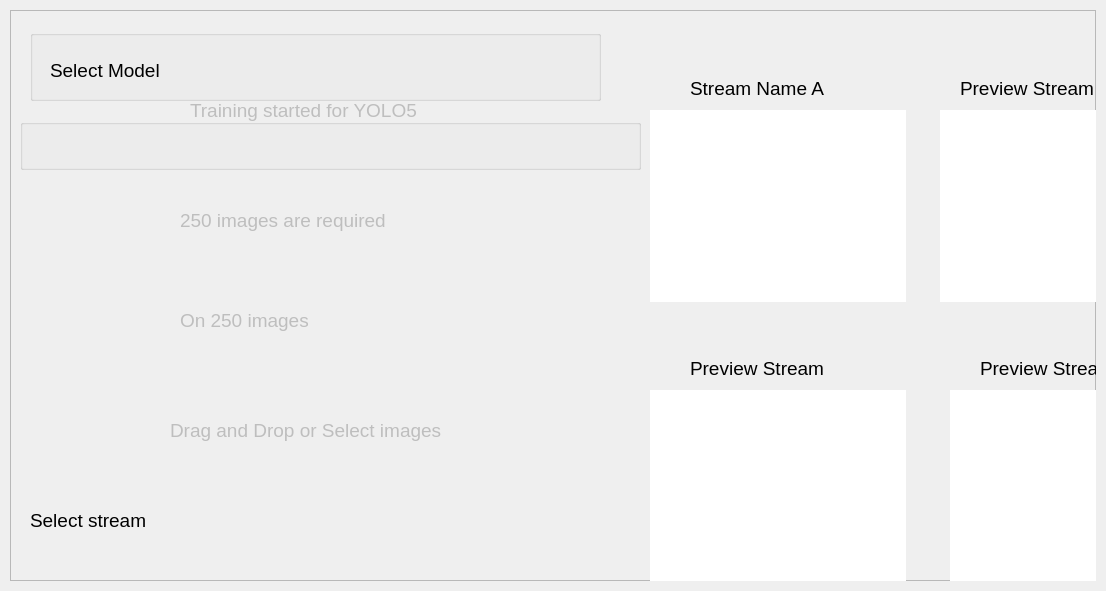
<?xml version="1.0" encoding="UTF-8"?>
<ui version="4.0">
 <class>MainPages</class>
 <widget class="QWidget" name="MainPages">
  <property name="geometry">
   <rect>
    <x>0</x>
    <y>0</y>
    <width>1106</width>
    <height>591</height>
   </rect>
  </property>
  <property name="windowTitle">
   <string>Form</string>
  </property>
  <layout class="QVBoxLayout" name="main_pages_layout">
   <property name="spacing">
    <number>0</number>
   </property>
   <property name="leftMargin">
    <number>5</number>
   </property>
   <property name="topMargin">
    <number>5</number>
   </property>
   <property name="rightMargin">
    <number>5</number>
   </property>
   <property name="bottomMargin">
    <number>5</number>
   </property>
   <item>
    <widget class="QStackedWidget" name="pages">
     <property name="currentIndex">
      <number>0</number>
     </property>
     <widget class="QWidget" name="page_1">
      <property name="styleSheet">
       <string notr="true">font-size: 14pt</string>
      </property>
      <layout class="QVBoxLayout" name="page_1_layout">
       <property name="spacing">
        <number>5</number>
       </property>
       <property name="leftMargin">
        <number>5</number>
       </property>
       <property name="topMargin">
        <number>5</number>
       </property>
       <property name="rightMargin">
        <number>5</number>
       </property>
       <property name="bottomMargin">
        <number>5</number>
       </property>
       <item>
        <widget class="QFrame" name="frame">
         <property name="frameShape">
          <enum>QFrame::StyledPanel</enum>
         </property>
         <property name="frameShadow">
          <enum>QFrame::Raised</enum>
         </property>
         <property name="lineWidth">
          <number>0</number>
         </property>
         <widget class="QFrame" name="frame_2">
          <property name="geometry">
           <rect>
            <x>10</x>
            <y>10</y>
            <width>621</width>
            <height>531</height>
           </rect>
          </property>
          <property name="frameShape">
           <enum>QFrame::NoFrame</enum>
          </property>
          <property name="frameShadow">
           <enum>QFrame::Raised</enum>
          </property>
          <property name="lineWidth">
           <number>0</number>
          </property>
          <widget class="QFrame" name="frame_load_images">
           <property name="enabled">
            <bool>false</bool>
           </property>
           <property name="geometry">
            <rect>
             <x>60</x>
             <y>180</y>
             <width>521</width>
             <height>301</height>
            </rect>
           </property>
           <property name="frameShape">
            <enum>QFrame::NoFrame</enum>
           </property>
           <property name="frameShadow">
            <enum>QFrame::Raised</enum>
           </property>
           <widget class="QLabel" name="label_3">
            <property name="geometry">
             <rect>
              <x>100</x>
              <y>0</y>
              <width>311</width>
              <height>41</height>
             </rect>
            </property>
            <property name="text">
             <string>&lt;html&gt;&lt;head/&gt;&lt;body&gt;&lt;p&gt;250 images are required&lt;/p&gt;&lt;/body&gt;&lt;/html&gt;</string>
            </property>
           </widget>
           <widget class="QWidget" name="verticalLayoutWidget">
            <property name="geometry">
             <rect>
              <x>90</x>
              <y>50</y>
              <width>251</width>
              <height>161</height>
             </rect>
            </property>
            <layout class="QVBoxLayout" name="circular_layout"/>
           </widget>
           <widget class="QLabel" name="label_8">
            <property name="geometry">
             <rect>
              <x>90</x>
              <y>210</y>
              <width>311</width>
              <height>41</height>
             </rect>
            </property>
            <property name="text">
             <string>&lt;html&gt;&lt;head/&gt;&lt;body&gt;&lt;p&gt;Drag and Drop or Select images&lt;/p&gt;&lt;/body&gt;&lt;/html&gt;</string>
            </property>
           </widget>
           <widget class="QWidget" name="horizontalLayoutWidget">
            <property name="geometry">
             <rect>
              <x>80</x>
              <y>240</y>
              <width>321</width>
              <height>49</height>
             </rect>
            </property>
            <layout class="QHBoxLayout" name="btn_layout_4"/>
           </widget>
          </widget>
          <widget class="QLabel" name="label">
           <property name="geometry">
            <rect>
             <x>30</x>
             <y>40</y>
             <width>121</width>
             <height>20</height>
            </rect>
           </property>
           <property name="text">
            <string>Select Model</string>
           </property>
          </widget>
          <widget class="QLabel" name="label_2">
           <property name="geometry">
            <rect>
             <x>10</x>
             <y>490</y>
             <width>131</width>
             <height>20</height>
            </rect>
           </property>
           <property name="text">
            <string>Select stream</string>
           </property>
          </widget>
          <widget class="QGroupBox" name="groupBox_1">
           <property name="geometry">
            <rect>
             <x>10</x>
             <y>10</y>
             <width>571</width>
             <height>71</height>
            </rect>
           </property>
           <property name="styleSheet">
            <string notr="true"/>
           </property>
           <property name="title">
            <string/>
           </property>
           <property name="flat">
            <bool>false</bool>
           </property>
           <property name="checkable">
            <bool>false</bool>
           </property>
           <property name="checked">
            <bool>false</bool>
           </property>
          </widget>
          <widget class="QGroupBox" name="groupBox_2">
           <property name="geometry">
            <rect>
             <x>0</x>
             <y>99</y>
             <width>621</width>
             <height>51</height>
            </rect>
           </property>
           <property name="title">
            <string/>
           </property>
          </widget>
          <widget class="QWidget" name="layoutWidget">
           <property name="geometry">
            <rect>
             <x>190</x>
             <y>30</y>
             <width>372</width>
             <height>49</height>
            </rect>
           </property>
           <layout class="QHBoxLayout" name="btn_layout_1">
            <property name="sizeConstraint">
             <enum>QLayout::SetDefaultConstraint</enum>
            </property>
            <property name="leftMargin">
             <number>1</number>
            </property>
            <property name="topMargin">
             <number>1</number>
            </property>
            <property name="rightMargin">
             <number>1</number>
            </property>
            <property name="bottomMargin">
             <number>1</number>
            </property>
           </layout>
          </widget>
          <widget class="QWidget" name="layoutWidget">
           <property name="geometry">
            <rect>
             <x>150</x>
             <y>490</y>
             <width>363</width>
             <height>30</height>
            </rect>
           </property>
           <layout class="QHBoxLayout" name="btn_layout_3"/>
          </widget>
          <widget class="QWidget" name="layoutWidget">
           <property name="geometry">
            <rect>
             <x>10</x>
             <y>110</y>
             <width>596</width>
             <height>30</height>
            </rect>
           </property>
           <layout class="QHBoxLayout" name="btn_layout_2"/>
          </widget>
          <widget class="QFrame" name="frame_train_model">
           <property name="enabled">
            <bool>false</bool>
           </property>
           <property name="geometry">
            <rect>
             <x>70</x>
             <y>70</y>
             <width>521</width>
             <height>301</height>
            </rect>
           </property>
           <property name="frameShape">
            <enum>QFrame::NoFrame</enum>
           </property>
           <property name="frameShadow">
            <enum>QFrame::Raised</enum>
           </property>
           <widget class="QLabel" name="label_11">
            <property name="geometry">
             <rect>
              <x>100</x>
              <y>0</y>
              <width>311</width>
              <height>41</height>
             </rect>
            </property>
            <property name="text">
             <string>&lt;html&gt;&lt;head/&gt;&lt;body&gt;&lt;p&gt;Training started for YOLO5&lt;/p&gt;&lt;/body&gt;&lt;/html&gt;</string>
            </property>
           </widget>
           <widget class="QWidget" name="verticalLayoutWidget_3">
            <property name="geometry">
             <rect>
              <x>90</x>
              <y>50</y>
              <width>251</width>
              <height>161</height>
             </rect>
            </property>
            <layout class="QVBoxLayout" name="circular_layout_3"/>
           </widget>
           <widget class="QLabel" name="label_12">
            <property name="geometry">
             <rect>
              <x>90</x>
              <y>210</y>
              <width>311</width>
              <height>41</height>
             </rect>
            </property>
            <property name="text">
             <string>&lt;html&gt;&lt;head/&gt;&lt;body&gt;&lt;p&gt;On 250 images&lt;/p&gt;&lt;/body&gt;&lt;/html&gt;</string>
            </property>
           </widget>
           <widget class="QWidget" name="horizontalLayoutWidget_3">
            <property name="geometry">
             <rect>
              <x>80</x>
              <y>240</y>
              <width>321</width>
              <height>49</height>
             </rect>
            </property>
            <layout class="QHBoxLayout" name="btn_layout_7"/>
           </widget>
          </widget>
          <zorder>label</zorder>
          <zorder>label_2</zorder>
          <zorder>groupBox_1</zorder>
          <zorder>groupBox_2</zorder>
          <zorder>layoutWidget</zorder>
          <zorder>layoutWidget</zorder>
          <zorder>layoutWidget</zorder>
          <zorder>frame_load_images</zorder>
          <zorder>frame_train_model</zorder>
         </widget>
         <widget class="QGraphicsView" name="graphicsView1">
          <property name="geometry">
           <rect>
            <x>640</x>
            <y>100</y>
            <width>256</width>
            <height>192</height>
           </rect>
          </property>
          <property name="frameShape">
           <enum>QFrame::NoFrame</enum>
          </property>
         </widget>
         <widget class="QGraphicsView" name="graphicsView2">
          <property name="geometry">
           <rect>
            <x>940</x>
            <y>380</y>
            <width>256</width>
            <height>192</height>
           </rect>
          </property>
          <property name="frameShape">
           <enum>QFrame::NoFrame</enum>
          </property>
         </widget>
         <widget class="QGraphicsView" name="graphicsView3">
          <property name="geometry">
           <rect>
            <x>640</x>
            <y>380</y>
            <width>256</width>
            <height>192</height>
           </rect>
          </property>
          <property name="frameShape">
           <enum>QFrame::NoFrame</enum>
          </property>
         </widget>
         <widget class="QGraphicsView" name="graphicsView4">
          <property name="geometry">
           <rect>
            <x>930</x>
            <y>100</y>
            <width>256</width>
            <height>192</height>
           </rect>
          </property>
          <property name="frameShape">
           <enum>QFrame::NoFrame</enum>
          </property>
         </widget>
         <widget class="QLabel" name="label_4">
          <property name="geometry">
           <rect>
            <x>680</x>
            <y>70</y>
            <width>151</width>
            <height>17</height>
           </rect>
          </property>
          <property name="text">
           <string>Stream Name A</string>
          </property>
         </widget>
         <widget class="QLabel" name="label_5">
          <property name="geometry">
           <rect>
            <x>950</x>
            <y>70</y>
            <width>151</width>
            <height>17</height>
           </rect>
          </property>
          <property name="text">
           <string>Preview Stream</string>
          </property>
         </widget>
         <widget class="QLabel" name="label_6">
          <property name="geometry">
           <rect>
            <x>680</x>
            <y>350</y>
            <width>151</width>
            <height>17</height>
           </rect>
          </property>
          <property name="text">
           <string>Preview Stream</string>
          </property>
         </widget>
         <widget class="QLabel" name="label_7">
          <property name="geometry">
           <rect>
            <x>970</x>
            <y>350</y>
            <width>151</width>
            <height>17</height>
           </rect>
          </property>
          <property name="text">
           <string>Preview Stream</string>
          </property>
         </widget>
        </widget>
       </item>
      </layout>
     </widget>
     <widget class="QWidget" name="page_2">
      <layout class="QVBoxLayout" name="page_2_layout">
       <property name="spacing">
        <number>5</number>
       </property>
       <property name="leftMargin">
        <number>5</number>
       </property>
       <property name="topMargin">
        <number>5</number>
       </property>
       <property name="rightMargin">
        <number>5</number>
       </property>
       <property name="bottomMargin">
        <number>5</number>
       </property>
      </layout>
     </widget>
     <widget class="QWidget" name="page_3">
      <property name="styleSheet">
       <string notr="true">QFrame {
	font-size: 16pt;
}</string>
      </property>
      <layout class="QVBoxLayout" name="page_3_layout"/>
     </widget>
    </widget>
   </item>
  </layout>
 </widget>
 <resources/>
 <connections/>
</ui>
